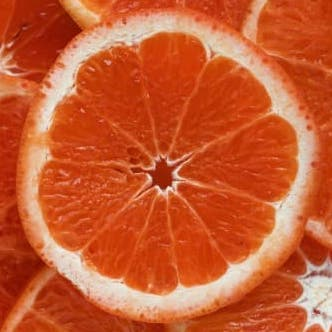
#> input picture image/test1.jpg, 332 x 332 px, found by its file name
$ python cv23.py
#> lines starting #> are read from the running program, lines starting #| are printed output that depends on the picture
# 이미지의 콘트라스트(Contrast), 밝기 (Brightness), 색감 분포 등과 같은 이미지의 특성에 대해 감을 잡게 해줌

import numpy as np
import cv2
import matplotlib.pyplot as plt

def histogram():
    img2 = cv2.imread('openCV/startOpenCV/image/test1.jpg')
#> img2 is the input picture: shape (332, 332, 3); mean B, G, R 49.1, 91.1, 200
    img1 = cv2.cvtColor(img2, cv2.COLOR_BGR2GRAY)
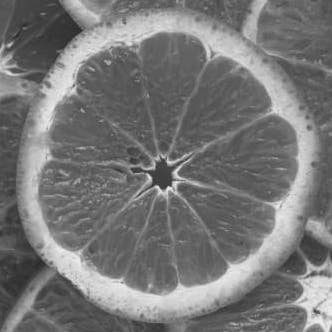
#> img1: shape (332, 332); min 37, max 240, mean 118.9

    # OpenCV 함수를 통한 히스토그램
    hist1 = cv2.calcHist([img1], [0], None, [256], [0, 256])
#> hist1 = 256 values, max 2451 at index 96, min 0 at index 0, mean 430.6
    # numpy를 이용한 히스토그램
    hist2, bins = np.histogram(img1.ravel(), 256, [0, 256])
#> hist2 has the same summary as hist1; bins = 257 values from 0 to 256
    # 1-D 히스토그램
    hist3 = np.bincount(img1.ravel(), minlength=256)
#> hist3 has the same summary as hist1

    plt.hist(img1.ravel(), 256, [0, 256])

    color = ('b', 'g', 'r')
    for i, col in enumerate(color):
        hist = cv2.calcHist([img2], [i], None, [256], [0, 256])
        plt.plot(hist, color=col)
        plt.xlim([0, 256])

    plt.show()
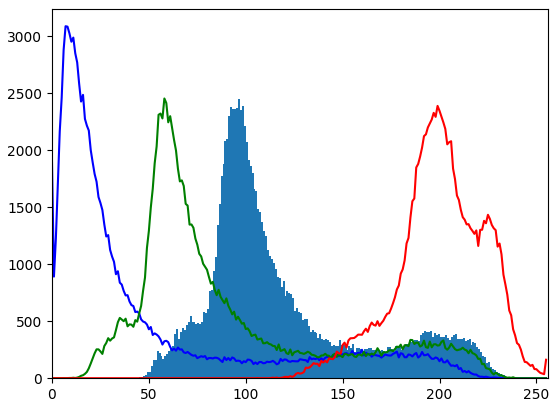
#> figure drawn by matplotlib, 1 panel; tallest bar 2451 high, from x = 96 to 97; curve peaks at x = 7, y = 3087; curve peaks at x = 58, y = 2453; curve peaks at x = 199, y = 2388

histogram()

$ run again, with image/test4.jpg copied over image/test1.jpg
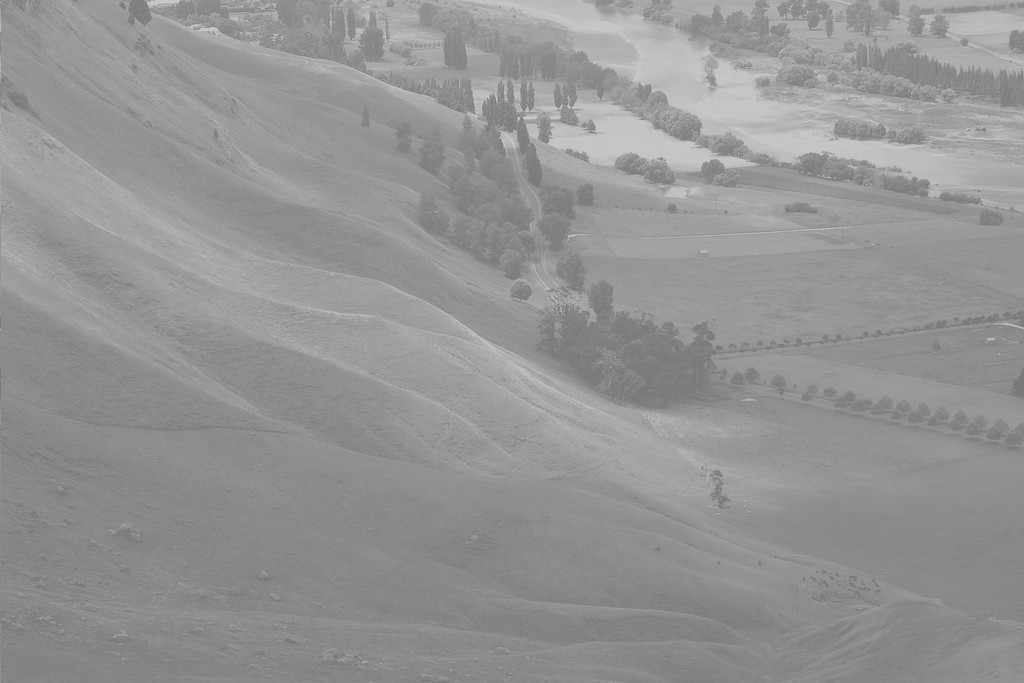
#> input picture image/test4.jpg, 1024 x 683 px, found by its file name
#> in histogram, img2 is the input picture: shape (683, 1024, 3); min 114, max 208, mean 148
#> hist1 = 256 values, max 28701 at index 137, min 0 at index 0, mean 2732
#> hist2 has the same summary as hist1; bins = 257 values from 0 to 256
#> hist3 has the same summary as hist1
#> in histogram, `plt.show()`:
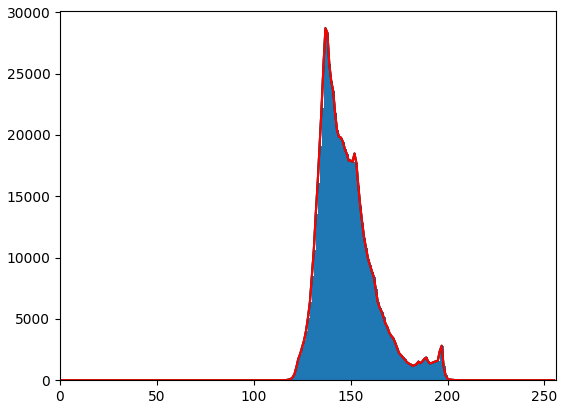
#> figure drawn by matplotlib, 1 panel; tallest bar 28701 high, from x = 137 to 138; curve peaks at x = 137, y = 28701; curve peaks at x = 137, y = 28701; curve peaks at x = 137, y = 28701
